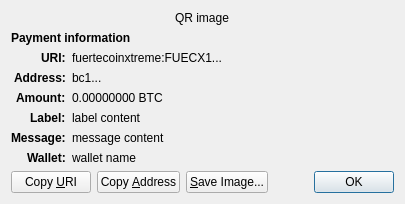
<?xml version="1.0" encoding="UTF-8"?>
<ui version="4.0">
 <class>ReceiveRequestDialog</class>
 <widget class="QDialog" name="ReceiveRequestDialog">
  <property name="geometry">
   <rect>
    <x>0</x>
    <y>0</y>
    <width>413</width>
    <height>229</height>
   </rect>
  </property>
  <property name="windowTitle">
   <string>Request payment to ...</string>
  </property>
  <layout class="QGridLayout" name="gridLayout" columnstretch="0,1">
   <property name="sizeConstraint">
    <enum>QLayout::SetFixedSize</enum>
   </property>
   <item row="0" column="0" colspan="2" alignment="Qt::AlignHCenter">
    <widget class="QRImageWidget" name="qr_code">
     <property name="text">
      <string notr="true">QR image</string>
     </property>
     <property name="textInteractionFlags">
      <set>Qt::NoTextInteraction</set>
     </property>
    </widget>
   </item>
   <item row="1" column="0" colspan="2">
    <widget class="QLabel" name="payment_header">
     <property name="font">
      <font>
       <weight>75</weight>
       <bold>true</bold>
      </font>
     </property>
     <property name="text">
      <string>Payment information</string>
     </property>
     <property name="textInteractionFlags">
      <set>Qt::NoTextInteraction</set>
     </property>
    </widget>
   </item>
   <item row="2" column="0" alignment="Qt::AlignRight|Qt::AlignTop">
    <widget class="QLabel" name="uri_tag">
     <property name="font">
      <font>
       <weight>75</weight>
       <bold>true</bold>
      </font>
     </property>
     <property name="text">
      <string notr="true">URI:</string>
     </property>
     <property name="textFormat">
      <enum>Qt::PlainText</enum>
     </property>
     <property name="textInteractionFlags">
      <set>Qt::NoTextInteraction</set>
     </property>
    </widget>
   </item>
   <item row="2" column="1" alignment="Qt::AlignTop">
    <widget class="QLabel" name="uri_content">
     <property name="text">
      <string notr="true">fuertecoinxtreme:FUECX1...</string>
     </property>
     <property name="textFormat">
      <enum>Qt::RichText</enum>
     </property>
     <property name="wordWrap">
      <bool>true</bool>
     </property>
     <property name="textInteractionFlags">
      <set>Qt::TextSelectableByMouse</set>
     </property>
    </widget>
   </item>
   <item row="3" column="0" alignment="Qt::AlignRight|Qt::AlignTop">
    <widget class="QLabel" name="address_tag">
     <property name="font">
      <font>
       <weight>75</weight>
       <bold>true</bold>
      </font>
     </property>
     <property name="text">
      <string>Address:</string>
     </property>
     <property name="textInteractionFlags">
      <set>Qt::NoTextInteraction</set>
     </property>
    </widget>
   </item>
   <item row="3" column="1" alignment="Qt::AlignTop">
    <widget class="QLabel" name="address_content">
     <property name="text">
      <string notr="true">bc1...</string>
     </property>
     <property name="textFormat">
      <enum>Qt::PlainText</enum>
     </property>
     <property name="textInteractionFlags">
      <set>Qt::TextSelectableByMouse</set>
     </property>
    </widget>
   </item>
   <item row="4" column="0" alignment="Qt::AlignRight|Qt::AlignTop">
    <widget class="QLabel" name="amount_tag">
     <property name="font">
      <font>
       <weight>75</weight>
       <bold>true</bold>
      </font>
     </property>
     <property name="text">
      <string>Amount:</string>
     </property>
     <property name="textInteractionFlags">
      <set>Qt::NoTextInteraction</set>
     </property>
    </widget>
   </item>
   <item row="4" column="1" alignment="Qt::AlignTop">
    <widget class="QLabel" name="amount_content">
     <property name="text">
      <string notr="true">0.00000000 BTC</string>
     </property>
     <property name="textFormat">
      <enum>Qt::PlainText</enum>
     </property>
     <property name="textInteractionFlags">
      <set>Qt::TextSelectableByMouse</set>
     </property>
    </widget>
   </item>
   <item row="5" column="0" alignment="Qt::AlignRight|Qt::AlignTop">
    <widget class="QLabel" name="label_tag">
     <property name="font">
      <font>
       <weight>75</weight>
       <bold>true</bold>
      </font>
     </property>
     <property name="text">
      <string>Label:</string>
     </property>
     <property name="textInteractionFlags">
      <set>Qt::NoTextInteraction</set>
     </property>
    </widget>
   </item>
   <item row="5" column="1" alignment="Qt::AlignTop">
    <widget class="QLabel" name="label_content">
     <property name="text">
      <string notr="true">label content</string>
     </property>
     <property name="textFormat">
      <enum>Qt::PlainText</enum>
     </property>
     <property name="wordWrap">
      <bool>true</bool>
     </property>
     <property name="textInteractionFlags">
      <set>Qt::TextSelectableByMouse</set>
     </property>
    </widget>
   </item>
   <item row="6" column="0" alignment="Qt::AlignRight|Qt::AlignTop">
    <widget class="QLabel" name="message_tag">
     <property name="font">
      <font>
       <weight>75</weight>
       <bold>true</bold>
      </font>
     </property>
     <property name="text">
      <string>Message:</string>
     </property>
     <property name="textInteractionFlags">
      <set>Qt::NoTextInteraction</set>
     </property>
    </widget>
   </item>
   <item row="6" column="1" alignment="Qt::AlignTop">
    <widget class="QLabel" name="message_content">
     <property name="text">
      <string notr="true">message content</string>
     </property>
     <property name="textFormat">
      <enum>Qt::PlainText</enum>
     </property>
     <property name="wordWrap">
      <bool>true</bool>
     </property>
     <property name="textInteractionFlags">
      <set>Qt::TextSelectableByMouse</set>
     </property>
    </widget>
   </item>
   <item row="7" column="0" alignment="Qt::AlignRight|Qt::AlignTop">
    <widget class="QLabel" name="wallet_tag">
     <property name="font">
      <font>
       <weight>75</weight>
       <bold>true</bold>
      </font>
     </property>
     <property name="text">
      <string>Wallet:</string>
     </property>
     <property name="textInteractionFlags">
      <set>Qt::NoTextInteraction</set>
     </property>
    </widget>
   </item>
   <item row="7" column="1" alignment="Qt::AlignTop">
    <widget class="QLabel" name="wallet_content">
     <property name="text">
      <string notr="true">wallet name</string>
     </property>
     <property name="textFormat">
      <enum>Qt::PlainText</enum>
     </property>
     <property name="wordWrap">
      <bool>true</bool>
     </property>
     <property name="textInteractionFlags">
      <set>Qt::TextSelectableByMouse</set>
     </property>
    </widget>
   </item>
   <item row="8" column="0" colspan="2">
    <layout class="QHBoxLayout" name="horizontalLayout">
     <item>
      <widget class="QPushButton" name="btnCopyURI">
       <property name="text">
        <string>Copy &amp;URI</string>
       </property>
       <property name="autoDefault">
        <bool>false</bool>
       </property>
      </widget>
     </item>
     <item>
      <widget class="QPushButton" name="btnCopyAddress">
       <property name="text">
        <string>Copy &amp;Address</string>
       </property>
       <property name="autoDefault">
        <bool>false</bool>
       </property>
      </widget>
     </item>
     <item>
      <widget class="QPushButton" name="btnSaveAs">
       <property name="text">
        <string>&amp;Save Image...</string>
       </property>
       <property name="autoDefault">
        <bool>false</bool>
       </property>
      </widget>
     </item>
     <item>
      <spacer name="horizontalSpacer_2">
       <property name="orientation">
        <enum>Qt::Horizontal</enum>
       </property>
       <property name="sizeHint" stdset="0">
        <size>
         <width>40</width>
         <height>20</height>
        </size>
       </property>
      </spacer>
     </item>
     <item>
      <widget class="QDialogButtonBox" name="buttonBox">
       <property name="focusPolicy">
        <enum>Qt::StrongFocus</enum>
       </property>
       <property name="standardButtons">
        <set>QDialogButtonBox::Ok</set>
       </property>
      </widget>
     </item>
    </layout>
   </item>
  </layout>
 </widget>
 <customwidgets>
  <customwidget>
   <class>QRImageWidget</class>
   <extends>QLabel</extends>
   <header>qt/qrimagewidget.h</header>
  </customwidget>
 </customwidgets>
 <tabstops>
  <tabstop>buttonBox</tabstop>
  <tabstop>btnCopyURI</tabstop>
  <tabstop>btnCopyAddress</tabstop>
  <tabstop>btnSaveAs</tabstop>
 </tabstops>
 <resources/>
 <connections>
  <connection>
   <sender>buttonBox</sender>
   <signal>accepted()</signal>
   <receiver>ReceiveRequestDialog</receiver>
   <slot>accept()</slot>
   <hints>
    <hint type="sourcelabel">
     <x>135</x>
     <y>230</y>
    </hint>
    <hint type="destinationlabel">
     <x>135</x>
     <y>126</y>
    </hint>
   </hints>
  </connection>
 </connections>
</ui>
